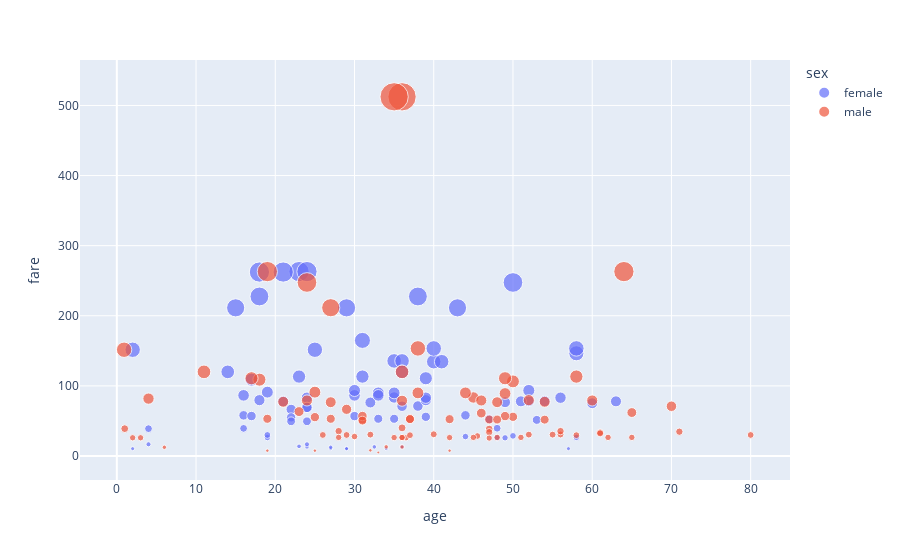

Notebook source saved alongside this figure:
### Code cell
df.dropna(inplace=True)
fig2 = px.scatter(df,y="fare",x = "age",color='sex',size='fare')
fig2.show()
# save the image in 300dpi in plotly?

fig2.write_image("../Outputs/scatter_fare_age.png",scale=2,width= 800, height=600)
